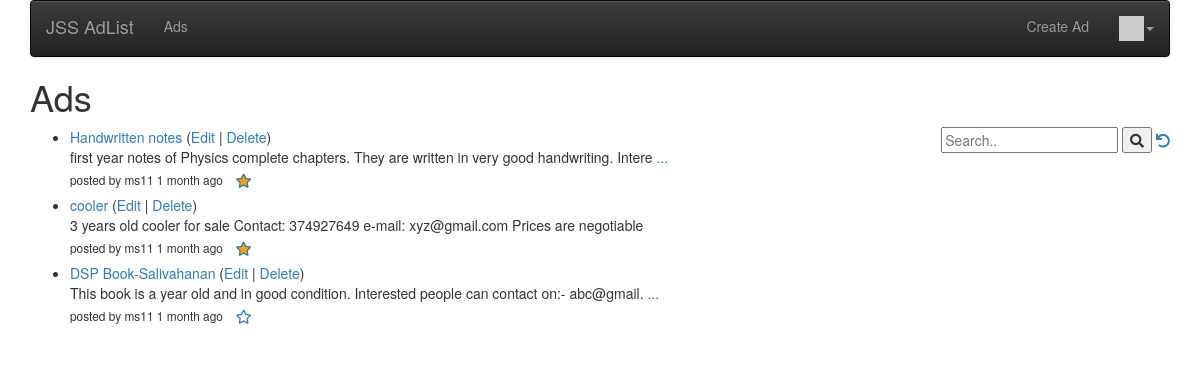
The app's page / (signed in) with its own data.
### ads/models.py (models this page shows, shortened)
class Ad(models.Model) :
    title = models.CharField(
            max_length=200,
            validators=[MinLengthValidator(2, "Title must be greater than 2 characters")]
    )
    price = models.DecimalField(max_digits=7, decimal_places=2, null=True)
    text = models.TextField()
    owner = models.ForeignKey(settings.AUTH_USER_MODEL, on_delete=models.CASCADE)
    created_at = models.DateTimeField(auto_now_add=True)
    updated_at = models.DateTimeField(auto_now=True)
    picture = models.BinaryField(null=True, editable=True)
    content_type = models.CharField(max_length=256, null=True, help_text='The MIMEType of the file')
    comments = models.ManyToManyField(settings.AUTH_USER_MODEL,
        through='Comment', related_name='comments_owned')
    favorites = models.ManyToManyField(settings.AUTH_USER_MODEL,
        through='Fav', related_name='favorite_ads')

### ads/views.py (the view)
# urls.py: path('', views.AdListView.as_view()),
class AdListView(OwnerListView):
    model = Ad
    template_name = "ads/ad_list.html"
    def get(self, request) :
        strval =  request.GET.get("search", False)
        if strval :
            query = Q(title__contains=strval)
            query.add(Q(text__contains=strval), Q.OR)
            objects = Ad.objects.filter(query).select_related().order_by('-updated_at')[:10]
        else :
            objects = Ad.objects.all().order_by('-updated_at')[:10]
        for obj in objects:
            obj.natural_updated = naturaltime(obj.updated_at)
        favorites = list()
        if request.user.is_authenticated:
            rows = request.user.favorite_ads.values('id')
            favorites = [ row['id'] for row in rows ]
        ctx = {'ad_list' : objects, 'search': strval, 'favorites': favorites}
        retval = render(request, self.template_name, ctx)
        dump_queries()
        return retval;

### ads/utils.py (called while the page is built)
def dump_queries() :
    qs = connection.queries
    for q in qs:
        print(q)

### home/context_processors.py (called while the page is built)
def settings(request):
    return {
        'settings': django_settings,
    }

### home/templatetags/app_tags.py (called while the page is built)
@register.filter(name='gravatar')
def gravatar(user, size=35):
    email = str(user.email.strip().lower()).encode('utf-8')
    email_hash = md5(email).hexdigest()
    url = "//www.gravatar.com/avatar/{0}?s={1}&d=identicon&r=PG"
    return url.format(email_hash, size)

### ads/templates/ads/ad_list.html (shortened to what this page needs)
{% extends "base_menu.html" %}
{% block content %}
<h1> Ads </h1>
<div style="float:right">
<form>
  <input type="text" placeholder="Search.." name="search"
  >
  <button type="submit"><i class="fa fa-search"></i></button>
<a href="{% url 'ads:all' %}"><i class="fa fa-undo"></i></a>
</form>
</div>
<p>
{% if ad_list %}
<ul>
  {% for ad in ad_list %}
    <li>
        <a href="{% url 'ads:ad_detail'  ad.id %}">{{ ad.title }}</a>
        {% if ad.owner == user %}
        (<a href="{% url 'ads:ad_update' ad.id %}">Edit</a> |
        <a href="{% url 'ads:ad_delete' ad.id %}">Delete</a>)
        {% endif %}
        <div style="left:10px">
            {% if ad.text|length < 100 %}
                {{ ad.text }}
            {% else %}
                {{ ad.text|slice:"0:99" }}
                <a href="{% url 'ads:ad_detail'  ad.id %}">...</a>
            {% endif %}
        </div>
        <small>
        {% if ad.owner.username %}
            posted by {{ ad.owner.username }}
        {% endif %}
        {{ ad.natural_updated }}
        </small>
        {% if user.is_authenticated %}
        <a href="#" onclick=
            "favPost('{% url 'ads:ad_unfavorite' ad.id %}', {{ ad.id }} );return false;"
            id="favorite_star_{{ad.id}}">
        <span class="fa-stack" style="vertical-align: middle;">
        <i class="fa fa-star fa-stack-1x" style="color: orange;"></i>
        <i class="fa fa-star-o fa-stack-1x"></i>
        </span>
        </a>
        <a href="#" onclick=
             "favPost('{% url 'ads:ad_favorite' ad.id %}', {{ ad.id }} );return false;"
            id="unfavorite_star_{{ad.id}}">
        <span class="fa-stack" style="vertical-align: middle;">
        <i class="fa fa-star-o fa-stack-1x"></i>
        </span>
        </a>
        {% endif %}
    </li>
  {% endfor %}
</ul>
{% else %}
  <p>There are no ads in the database.</p>
{% endif %}
</p>
{% endblock %}

### home/templates/base_menu.html (shortened to what this page needs)
{% extends "base_bootstrap.html" %}
{% block navbar %}
{% load app_tags %}
<nav class="navbar navbar-default navbar-inverse">
  <div class="container-fluid">
    <div class="navbar-header">
        <a class="navbar-brand" href="/">{{ settings.APP_NAME }}</a>
    </div>
    <ul class="nav navbar-nav">
      {% url 'ads' as ads %}
      <li {% if request.get_full_path == ads %}class="active"{% endif %}>
          <a href="{% url 'ads:all' %}">Ads</a></li>
    </ul>
    <ul class="nav navbar-nav navbar-right">
        {% if user.is_authenticated %}
        <li>
        <a href="{% url 'ads:ad_create' %}">Create Ad</a>
        </li>
        <li class="dropdown">
            <a href="#" data-toggle="dropdown" class="dropdown-toggle">
                <img style="width: 25px;" src="{{ user|gravatar:60 }}"/><b class="caret"></b>
            </a>
        </li>
        {% else %}
        <li>
        <a href="{% url 'login' %}?next={% url 'ads:all' %}">Login</a>
        </li>
        {% endif %}
    </ul>
  </div>
</nav>
{% endblock %}

### home/templates/base_bootstrap.html (shortened to what this page needs)
<!DOCTYPE html>
<html>
<head>
<link rel="stylesheet"
    href="https://maxcdn.bootstrapcdn.com/bootstrap/3.4.0/css/bootstrap.min.css"
>
<link rel="stylesheet"
    href="https://maxcdn.bootstrapcdn.com/bootstrap/3.4.0/css/bootstrap-theme.min.css"
>
<link rel="stylesheet"
    href="https://code.jquery.com/ui/1.12.1/themes/ui-lightness/jquery-ui.css"
>
<link rel="stylesheet" href="https://use.fontawesome.com/releases/v5.8.1/css/all.css">
<link rel="stylesheet" href="https://use.fontawesome.com/releases/v5.8.1/css/v4-shims.css">
</head>
<body>
<div class="container">
{% block navbar %} {% endblock %}
{% block content %}
{% endblock %}
</div>
</body>
</html>

### records on screen
Ad: title "Handwritten notes", shows "Edit", text "first year notes of Physics complete chapters. They are written in very good handwriting. Intere", owner.username "ms11", natural_updated "1 month ago"
Ad: title "cooler", shows "Edit", text "3 years old cooler for sale Contact: 374927649 e-mail: xyz@gmail.com Prices are negotiable", owner.username "ms11", natural_updated "1 month ago"
Ad: title "DSP Book-Salivahanan", shows "Edit", text "This book is a year old and in good condition. Interested people can contact on:- abc@gmail.", owner.username "ms11", natural_updated "1 month ago"

### other values on screen
{{ settings.APP_NAME }} "JSS AdList"
